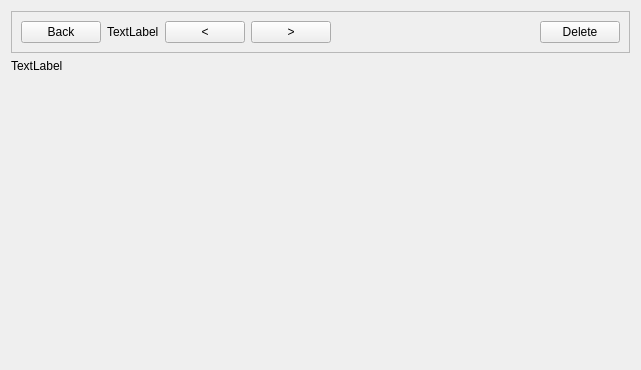
<?xml version="1.0" encoding="UTF-8"?>
<ui version="4.0">
 <class>PictureWidget</class>
 <widget class="QWidget" name="PictureWidget">
  <property name="geometry">
   <rect>
    <x>0</x>
    <y>0</y>
    <width>641</width>
    <height>370</height>
   </rect>
  </property>
  <property name="windowTitle">
   <string>Form</string>
  </property>
  <layout class="QVBoxLayout" name="verticalLayout">
   <item>
    <widget class="QFrame" name="frame">
     <property name="frameShape">
      <enum>QFrame::StyledPanel</enum>
     </property>
     <property name="frameShadow">
      <enum>QFrame::Raised</enum>
     </property>
     <layout class="QHBoxLayout" name="horizontalLayout">
      <item>
       <widget class="QPushButton" name="backButton">
        <property name="text">
         <string>Back</string>
        </property>
       </widget>
      </item>
      <item>
       <widget class="QLabel" name="nameLabel">
        <property name="text">
         <string>TextLabel</string>
        </property>
       </widget>
      </item>
      <item>
       <widget class="QPushButton" name="previousButton">
        <property name="text">
         <string>&lt;</string>
        </property>
       </widget>
      </item>
      <item>
       <widget class="QPushButton" name="nextButton">
        <property name="text">
         <string>&gt;</string>
        </property>
       </widget>
      </item>
      <item>
       <spacer name="horizontalSpacer">
        <property name="orientation">
         <enum>Qt::Horizontal</enum>
        </property>
        <property name="sizeHint" stdset="0">
         <size>
          <width>187</width>
          <height>20</height>
         </size>
        </property>
       </spacer>
      </item>
      <item>
       <widget class="QPushButton" name="deleteButton">
        <property name="text">
         <string>Delete</string>
        </property>
       </widget>
      </item>
     </layout>
    </widget>
   </item>
   <item>
    <widget class="QLabel" name="pictureLabel">
     <property name="text">
      <string>TextLabel</string>
     </property>
    </widget>
   </item>
   <item>
    <spacer name="verticalSpacer">
     <property name="orientation">
      <enum>Qt::Vertical</enum>
     </property>
     <property name="sizeHint" stdset="0">
      <size>
       <width>20</width>
       <height>40</height>
      </size>
     </property>
    </spacer>
   </item>
  </layout>
 </widget>
 <resources/>
 <connections/>
</ui>
